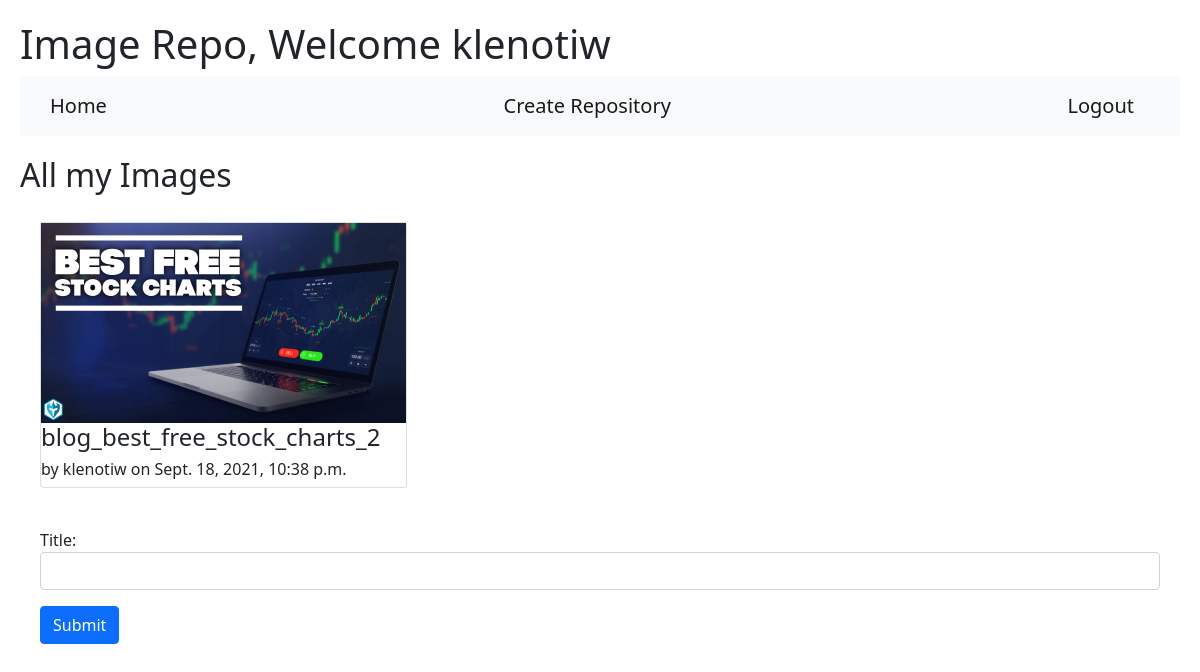
Page /edit-image/126 (signed in) on the committed database.
### images/models.py (models this page shows, shortened)
class User(AbstractUser):
    pass

class Image(models.Model):
    title = models.CharField(max_length=100)
    image = models.ImageField(upload_to='images')
    repo = models.ForeignKey(Repo,on_delete=CASCADE,default=None,null=True,blank=True)
    author = models.ForeignKey(User,on_delete=CASCADE,default=None,null=True,blank=True)
    timestamp = models.DateTimeField(auto_now_add=True,null=True,blank=True)
    private = models.BooleanField(default=False)

class Repo(models.Model):
    title = models.CharField(max_length=100)
    timestamp = models.DateTimeField(auto_now_add=True,null=True,blank=True)
    author = models.ForeignKey(User,on_delete=CASCADE,default=None,null=True,blank=True)
    private = models.BooleanField(default=False)
    description = models.CharField(max_length=255)
    thumbnail = models.ImageField(upload_to="images",default=None,null=True,blank=True)
    def __str__(self):
        return f"{self.title}"

### images/views.py (the view)
# urls.py: path('edit-image/<int:pk>',views.edit_image,name="edit_image")
def edit_image(request,pk):
    theImage = Image.objects.get(id=pk)
    if(theImage.author == request.user and request.method == "GET"):
        return render(request,"images/image_edit.html", {
            "image":theImage,
            "form":ImageEditForm()
        })
    elif(theImage.author == request.user and request.method == "POST"):
        imageEdit = ImageEditForm(request.POST)
        if(imageEdit.is_valid()):
            theImage.title = imageEdit.cleaned_data["title"]
            theImage.save()
        return HttpResponseRedirect(reverse("detail",kwargs={'pk':theImage.repo.id}))
    else:
       return JsonResponse({"error": "This is not your image"},status=400)

### images/views.py
class ImageEditForm(forms.Form):
    title = forms.CharField(widget=forms.TextInput(attrs={'class':'form-control'}))

### images/templates/images/image_edit.html (shortened to what this page needs)
{% extends "images/layout.html" %}
{% load static %}
{% block body %}
    <h2>{{ image.repo }}</h2>
    <div class="card" style="margin:20px;">
        <img src="{{ image.image.url }}" alt="{{image.image.title}}" height="200">
        <h4>{{ image.title }}</h4>
        <h6>by {{ image.author }} on {{ image.timestamp }}</h6>
    </div>
    <form action="{%url 'edit_image' image.id%}" method="POST" style="margin: 20px;">
        {{form.as_p}}
        <input class="btn btn-primary" type="submit">
    </form>
{% endblock %}

### images/templates/images/layout.html (shortened to what this page needs)
<!DOCTYPE html>
{% load static %}
<html>
  <head>
    <link href="https://cdn.jsdelivr.net/npm/bootstrap@5.1.1/dist/css/bootstrap.min.css" rel="stylesheet">
    <link rel="stylesheet" href="{% static 'images/main.css' %}">
  </head>
  <body>
    {% if user.is_authenticated %}
    <h1>Image Repo, Welcome {{user}}</h1>
    {% else %}
    <h1>Image Repo</h1>
    {% endif %}
    <nav class="navbar navbar-light bg-light" style="padding:10px; padding-left: 30px; padding-right: 30px;">
      <a class="navbar-brand" href="{% url 'index' %}">Home</a>
      {% if user.is_authenticated %}
      <a class="navbar-brand" href="{% url 'create' %}">Create Repository</a>
      <a class="navbar-brand" href="{% url 'logout' %}">Logout</a>
      {% else %}
      <a class="navbar-brand" href="{% url 'login' %}">Login</a>
      <a class="navbar-brand" href="{% url 'register' %}">Register</a>
      {% endif %}
    </nav>
    <div style="padding-top: 20px;">
      {%block body%} {%endblock%}
    </div>
  </body>
</html>

### images/static/images/main.css (style rules this page uses)
.card { display:inline-block; margin:5px; }
body { margin: 20px; }

### rows in the picture
User: username "klenotiw"
Image: repo "All my Images", image (picture), title "blog_best_free_stock_charts_2", author "klenotiw", timestamp "Sept. 18, 2021, 10:38 p.m."
